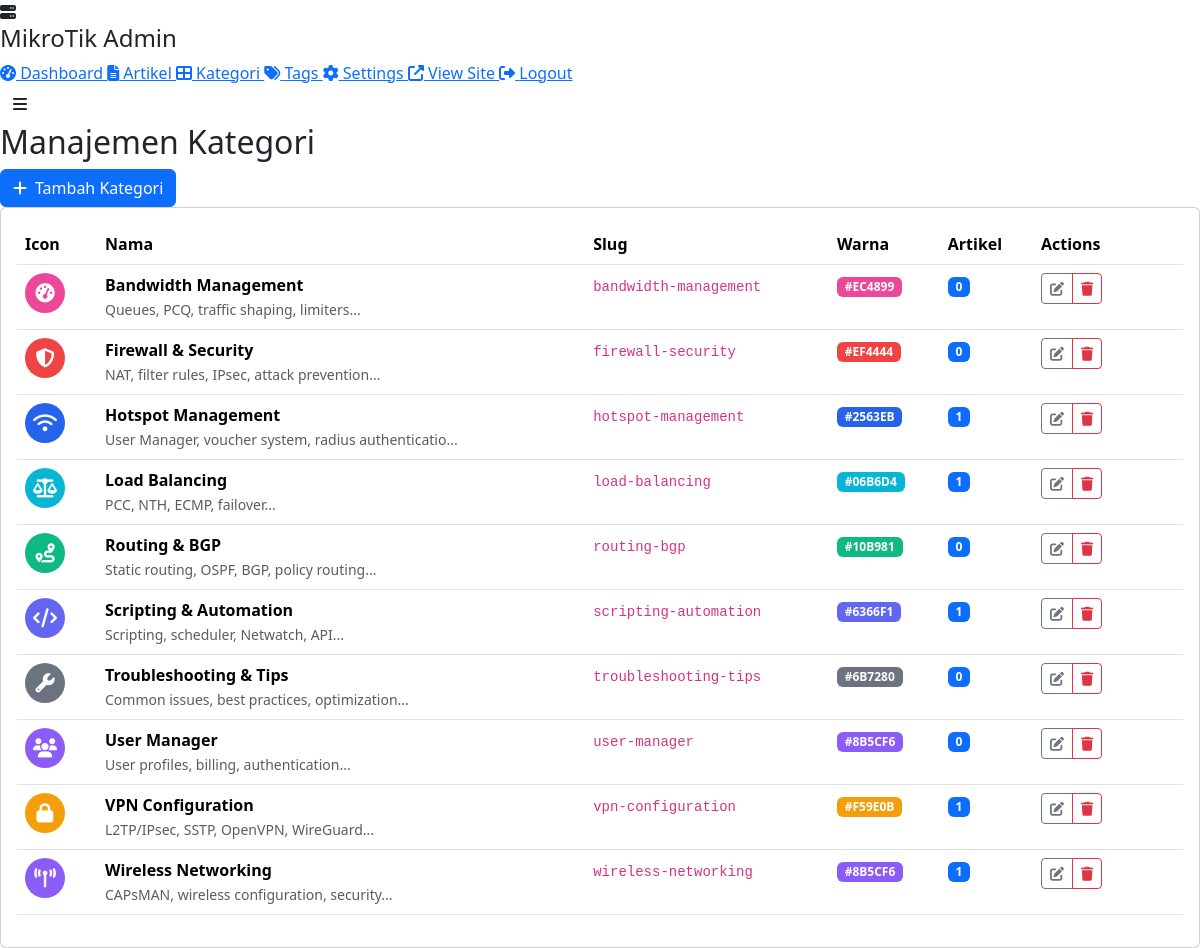
The app's page /mikrotik/admin/categories.php (signed in) with its own data.
### tables this page shows
CREATE TABLE categories (
    id INT PRIMARY KEY AUTO_INCREMENT,
    name VARCHAR(100) UNIQUE NOT NULL,
    slug VARCHAR(100) UNIQUE NOT NULL,
    description TEXT,
    icon VARCHAR(50),
    color VARCHAR(20),
    article_count INT DEFAULT 0,
    created_at TIMESTAMP DEFAULT CURRENT_TIMESTAMP
);

### mikrotik/admin/categories.php (the view, shortened to what this page needs)
<?php
require_once '../includes/config.php';
$categories = $pdo->query("SELECT * FROM categories ORDER BY name")->fetchAll();
include 'includes/header.php';
?>
<div class="admin-wrapper">
    <div class="admin-sidebar">
        <div class="sidebar-header">
            <i class="fas fa-server sidebar-logo"></i>
            <h4>MikroTik Admin</h4>
        </div>
        <nav class="sidebar-menu">
            <a href="index.php" class="sidebar-menu-item">
                <i class="fas fa-tachometer-alt"></i> Dashboard
            </a>
            <a href="articles.php" class="sidebar-menu-item">
                <i class="fas fa-file-alt"></i> Artikel
            </a>
            <a href="categories.php" class="sidebar-menu-item active">
                <i class="fas fa-th-large"></i> Kategori
            </a>
            <a href="tags.php" class="sidebar-menu-item">
                <i class="fas fa-tags"></i> Tags
            </a>
            <a href="settings.php" class="sidebar-menu-item">
                <i class="fas fa-cog"></i> Settings
            </a>
            <a href="<?php echo SITE_URL; ?>/" class="sidebar-menu-item" target="_blank">
                <i class="fas fa-external-link-alt"></i> View Site
            </a>
            <a href="logout.php" class="sidebar-menu-item sidebar-logout">
                <i class="fas fa-sign-out-alt"></i> Logout
            </a>
        </nav>
    </div>
    <div class="admin-content">
        <div class="admin-header">
            <div class="header-left">
                <button class="btn btn-toggle-sidebar" id="toggleSidebar">
                    <i class="fas fa-bars"></i>
                </button>
                <h2 class="header-title">Manajemen Kategori</h2>
            </div>
            <div class="header-right">
                <a href="?add=1" class="btn btn-primary" data-bs-toggle="modal" data-bs-target="#categoryModal">
                    <i class="fas fa-plus me-2"></i>Tambah Kategori
                </a>
            </div>
        </div>
        <div class="card">
            <div class="card-body">
                <div class="table-responsive">
                    <table class="table table-hover">
                        <thead>
                            <tr>
                                <th width="80">Icon</th>
                                <th>Nama</th>
                                <th>Slug</th>
                                <th>Warna</th>
                                <th>Artikel</th>
                                <th width="150">Actions</th>
                            </tr>
                        </thead>
                        <tbody>
                            <?php foreach ($categories as $category): ?>
                            <tr>
                                <td>
                                    <div class="category-icon-small" style="background: <?php echo htmlspecialchars($category['color']); ?>;">
                                        <i class="fas <?php echo htmlspecialchars($category['icon']); ?>"></i>
                                    </div>
                                </td>
                                <td>
                                    <strong><?php echo htmlspecialchars($category['name']); ?></strong>
                                    <?php if ($category['description']): ?>
                                    <br><small class="text-muted"><?php echo htmlspecialchars(substr($category['description'], 0, 50)); ?>...</small>
                                    <?php endif; ?>
                                </td>
                                <td><code><?php echo htmlspecialchars($category['slug']); ?></code></td>
                                <td>
                                    <span class="badge" style="background: <?php echo htmlspecialchars($category['color']); ?>; color: white;">
                                        <?php echo htmlspecialchars($category['color']); ?>
                                    </span>
                                </td>
                                <td>
                                    <span class="badge bg-primary"><?php echo number_format($category['article_count']); ?></span>
                                </td>
                                <td>
                                    <div class="btn-group">
                                        <a href="?edit=<?php echo $category['id']; ?>" class="btn btn-sm btn-outline-secondary" title="Edit">
                                            <i class="fas fa-edit"></i>
                                        </a>
                                        <a href="?delete=<?php echo $category['id']; ?>" class="btn btn-sm btn-outline-danger" title="Delete" onclick="return confirm('Hapus kategori ini?')" <?php echo $category['article_count'] > 0 ? 'disabled' : ''; ?>>
                                            <i class="fas fa-trash"></i>
                                        </a>
                                    </div>
                                </td>
                            </tr>
                            <?php endforeach; ?>
                        </tbody>
                    </table>
                </div>
            </div>
        </div>
    </div>
</div>
<?php include 'includes/footer.php'; ?>

### mikrotik/admin/includes/header.php (style rules this page uses)
:root { --primary: #8B5CF6; --secondary: #EC4899; --mikrotik: #2563EB; --dark: #1F2937; --light: #F9FAFB; --gray: #6B7280; --success: #10B981; --warning: #F59E0B; --danger: #EF4444; }

### mikrotik/admin/categories.php (style rules this page uses)
.category-icon-small { width: 40px; height: 40px; border-radius: 50%; display: flex; align-items: center; justify-content: center; color: #fff; font-size: 1.2rem; }

### records on screen
categories: name "Bandwidth Management", description "Queues, PCQ, traffic shaping, limiters", slug "bandwidth-management", color "#EC4899", article_count "0"
categories: name "Firewall & Security", description "NAT, filter rules, IPsec, attack prevention", slug "firewall-security", color "#EF4444", article_count "0"
categories: name "Hotspot Management", description "User Manager, voucher system, radius authenticatio", slug "hotspot-management", color "#2563EB", article_count "1"
categories: name "Load Balancing", description "PCC, NTH, ECMP, failover", slug "load-balancing", color "#06B6D4", article_count "1"
categories: name "Routing & BGP", description "Static routing, OSPF, BGP, policy routing", slug "routing-bgp", color "#10B981", article_count "0"
categories: name "Scripting & Automation", description "Scripting, scheduler, Netwatch, API", slug "scripting-automation", color "#6366F1", article_count "1"
categories: name "Troubleshooting & Tips", description "Common issues, best practices, optimization", slug "troubleshooting-tips", color "#6B7280", article_count "0"
categories: name "User Manager", description "User profiles, billing, authentication", slug "user-manager", color "#8B5CF6", article_count "0"
categories: name "VPN Configuration", description "L2TP/IPsec, SSTP, OpenVPN, WireGuard", slug "vpn-configuration", color "#F59E0B", article_count "1"
categories: name "Wireless Networking", description "CAPsMAN, wireless configuration, security", slug "wireless-networking", color "#8B5CF6", article_count "1"
